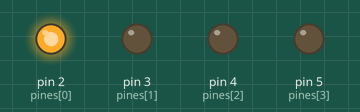
This sketch was run on a simulated Arduino Uno, built with avr-gcc and run on an emulated ATmega328P. On the bench: output pins drawn as LEDs (lit = HIGH). What the sketch prints to the serial monitor is not drawn.

Above: at 0.3 s.
At 1.7 s:
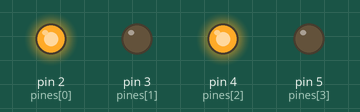
At 2.4 s:
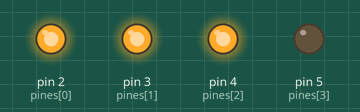
At 4.5 s:
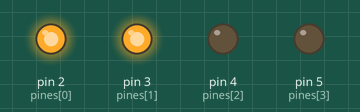
At 6.6 s:
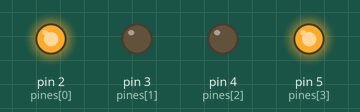
Timing chart, 0 to 8.1 s (numbered marks = the images above):
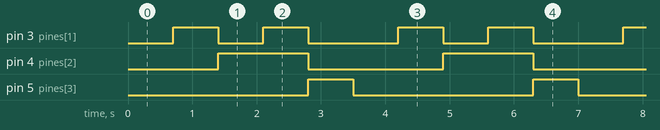

Measured:
- by itself, pin 3 (pines[1]): repeats every 3.5 s: LOW 0.70 s, HIGH 0.70 s, LOW 1.4 s, HIGH 0.70 s
- by itself, pin 4 (pines[2]): alternates HIGH for 1.4 s and LOW for 2.1 s
- by itself, pin 5 (pines[3]): alternates HIGH for 0.70 s and LOW for 2.8 s

The sketch:

Parte1_practica5.ino
```cpp
/*
   Fundacion Kinal
   Centro educativo tecnico laboral Kinal
   Quinto perito
   Quinto electronica
   Codigo Tecnico: EB5AV
   Curso: Taller de electronica digital y reparacion de computadoras I
   Proyecto: Parte 1 practica 5
   Dev: Profe. Alejandro Lopez Navas
   Fecha: 3 de mayo
*/

int pines[4] = {2, 3, 4, 5};

const int numeros[5][4] = {
  {1, 0, 0, 0},
  {1, 1, 0, 0},
  {1, 0, 1, 0},
  {1, 1, 1, 0},
  {1, 0, 0, 1}
};

void salidas(){
  for(int x = 0; x < 4; x++){
    pinMode(pines[x], OUTPUT);
    digitalWrite(pines[x], HIGH);
  }
}

void setup(){
  salidas();
  Serial.begin(9600);
  float valor_1 = 60.02;
  float resultado_1 = conversionkg(valor_1);
  Serial.println("Resultado kg a lb");
  Serial.println(resultado_1);

  float valor_2 = 71;
  float resultado_2 = conversionA(valor_2);
  Serial.println("Resultado A a uA");
  Serial.println(resultado_2);
}

float conversionkg(float valor_1){
  float resultado_1;
  resultado_1 = valor_1*2.20462;
  return resultado_1;
}

float conversionA(float valor_2){
  float resultado_2;
  resultado_2 = valor_2*1000000;
  return resultado_2;
}

void loop(){
  for(int b = 0; b < 5; b++){
    for(int c = 0; c < 4; c++){
      digitalWrite(pines[c], numeros[b][c]);
    }

    delay(700);
  }

  for(int d = 0; d < 4; d++){
    digitalWrite(pines[d], HIGH);
  }
}
```
